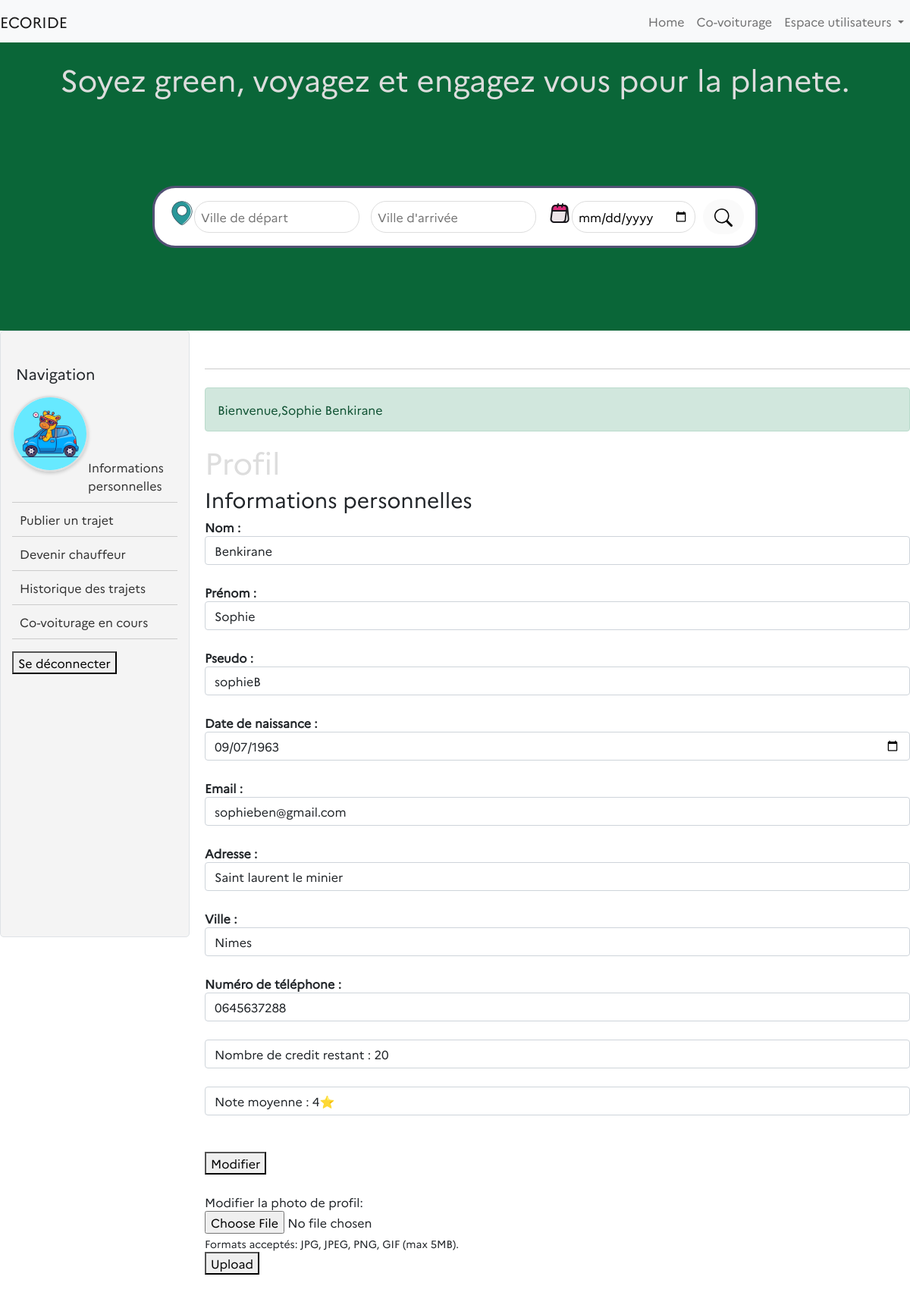
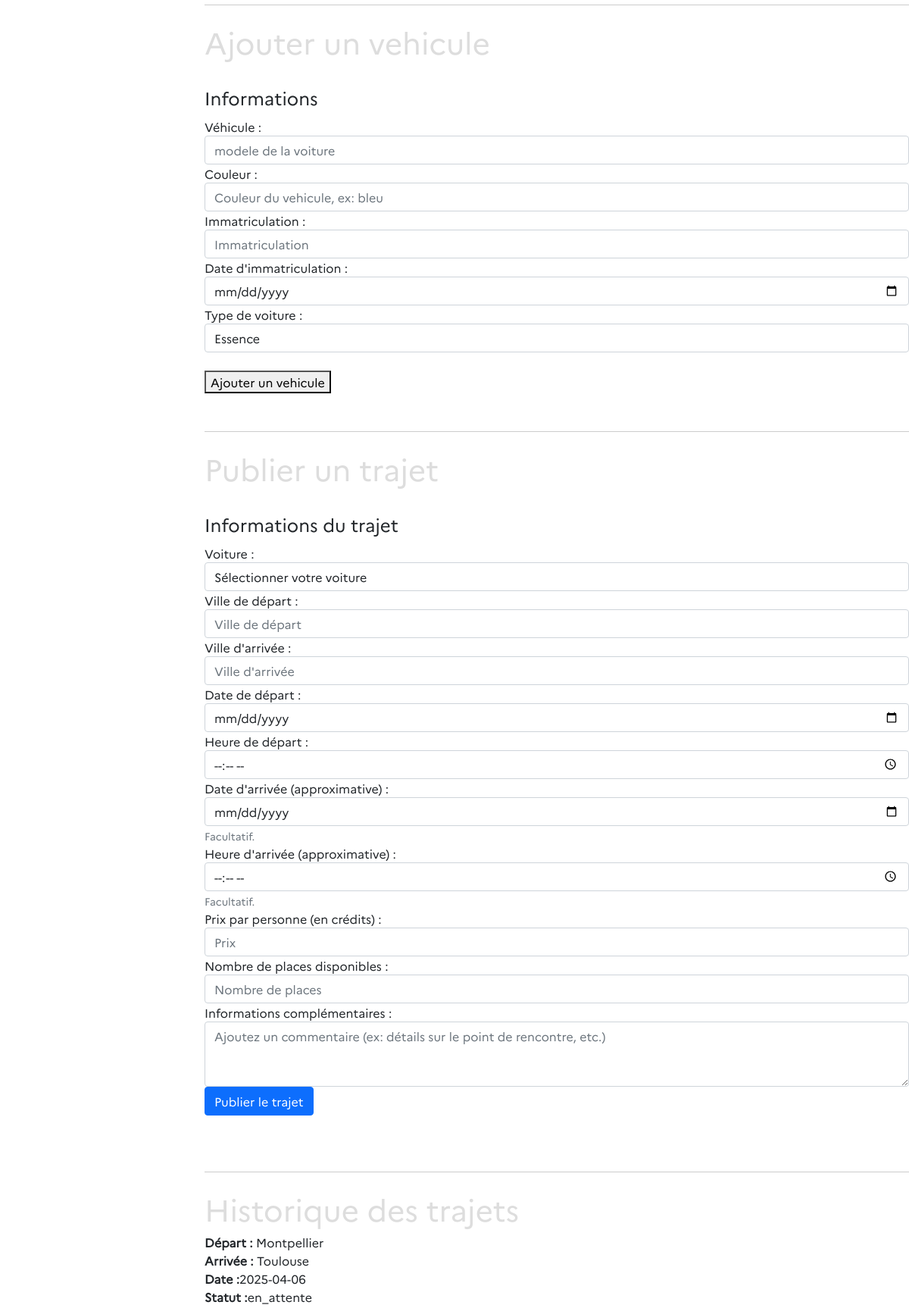
The app's page /pages/account.php (signed in, upper part) with its own data (2 pictures, top to bottom).
### tables this page shows
CREATE TABLE "utilisateurs" (
	"user_id"	INTEGER,
	"nom"	TEXT,
	"prenom"	TEXT,
	"adresse"	TEXT,
	"email"	TEXT UNIQUE,
	"password"	TEXT,
	"telephone"	TEXT,
	"date_naissance"	TEXT,
	"photo"	BLOB,
	"pseudo"	TEXT UNIQUE,
	"credits"	INTEGER DEFAULT 20,
	"ville"	TEXT,
	"average_note"	INTEGER,
	PRIMARY KEY("user_id" AUTOINCREMENT)
);

CREATE TABLE "covoiturages" (
	"covoiturage_id"	INTEGER,
	"date_depart"	TEXT,
	"heure_depart"	TEXT,
	"lieu_depart"	TEXT,
	"date_arrivee"	TEXT,
	"heure_arrivee"	TEXT,
	"prix_personne"	INTEGER,
	"user_id"	INTEGER,
	"created_at"	TEXT,
	"lieu_arrivee"	TEXT,
	"nb_place"	INTEGER,
	"voiture_id"	INTEGER,
	"evaluation"	INTEGER,
	"commentaire"	TEXT,
	"statut"	TEXT DEFAULT 'en_attente',
	"duree_heures_minutes"	TEXT,
	PRIMARY KEY("covoiturage_id" AUTOINCREMENT),
	FOREIGN KEY("user_id") REFERENCES "utilisateurs"("user_id")
);

### pages/account.php (the view, shortened to what this page needs)
<?php
$pdo = new PDO("sqlite:/Users/macosdev/Documents/GitHub/ecoRide-DrissBenkirane/ecorideDatabase.db");
$pdo->setAttribute(PDO::ATTR_ERRMODE, PDO::ERRMODE_EXCEPTION);
$userInfos = [];
$success = null;
if (isset($_SESSION['loggedin']) && $_SESSION['loggedin'] === true && isset($_SESSION['user_id'])) {
    $userId = $_SESSION['user_id'];
    try {
        $stmt = $pdo->prepare("SELECT * FROM utilisateurs WHERE user_id = :id");
        $stmt->bindParam(':id', $userId);
        $stmt->execute();
        $userInfos = $stmt->fetchAll(PDO::FETCH_OBJ);
        $success = "Bienvenue," . $userInfos[0]->prenom . " " . $userInfos[0]->nom;
    } catch (PDOException $e) {
        echo "Erreur de base de données : " . $e->getMessage();
    }
    try {
        $stmt = $pdo->prepare('SELECT * FROM voitures WHERE user_id = :id');
        $stmt->bindParam(':id', $userId);
        $stmt->execute();
        $voitureInfos = $stmt->fetchAll(PDO::FETCH_OBJ);
    } catch (PDOException $e) {
        $error = "vous n'avez pas de voiture enregistrée";
    }
    try {
        $stmt = $pdo->prepare("SELECT *, c.duree_heures_minutes AS duree, v.modele AS voiture_modele,
                v.couleur AS voiture_couleur,
                v.immatriculation AS voiture_immatriculation,
                v.energie AS voiture_energie
            FROM covoiturages c
            INNER JOIN voitures v ON c.voiture_id = v.voiture_id
            WHERE c.user_id = :user_id
            ORDER BY c.created_at DESC");
        $stmt->bindParam(':user_id', $userId);
        $stmt->execute();
        $covoituragesEnCours = $stmt->fetchAll(PDO::FETCH_OBJ);
    } catch (PDOException $e) {
        $error = "Erreur lors de la récupération des covoiturages en cours : " . $e->getMessage();
    }
} else {
    header("Location: http://localhost:4000/pages/login.php");
    exit();
}
require_once '/Users/macosdev/Documents/GitHub/ecoRide-DrissBenkirane/elements/header.php';
?>
<link rel="stylesheet" href="styles/account.css">
<div style="display: flex;">
    <div class="sidebar">
        <p>Navigation</p> </br>
        <div class="menu">
            <?php if (!empty($userInfos)): ?>
                <?php foreach ($userInfos as $userInfo): ?>
                    <img src="<?= $userInfo->photo ?>" alt="Photo de profil" class="photo-utilisateur" width="100"
                        height="100"></br></br></br>
                <?php endforeach; ?>
            <?php endif; ?>
            <ul>
                <li><a href="#section1">Informations personnelles</a></li>
                <li><a href="#section2">Publier un trajet</a></li>
                <li><a href="#section3">Devenir chauffeur</a></li>
                <li><a href="#section4">Historique des trajets</a></li>
                <li><a href="#section5">Co-voiturage en cours</a></li>
            </ul>
        </div>
        <form method="post">
            <button type="submit" name="logout" class="logout-btn">Se déconnecter</button>
        </form>
    </div>
    <div style="flex-grow: 1;">
        <div class="ligne-horizontale"></div></br>
        <?php if (isset($success)) : ?>
            <div class="alert alert-success container" role="alert">
                <?= $success ?></br>
            </div>
        <?php endif; ?>
        <h1>Profil</h1>
        <div class="profil">
            <?php if (!empty($userInfos)): ?>
                <?php foreach ($userInfos as $userInfo): ?>
                    <h3>Informations personnelles</h3>
                    <div class="profil-info" id="">
                        <form action="" method="post">
                            <div class="form-group">
                                <strong>Nom :</strong></br><input class="form-control" type="text" name="nom"
                                    value="<?= htmlspecialchars($userInfo->nom) ?>" required></br>
                                <strong>Prénom :</strong></br><input class="form-control" type="text" name="prenom"
                                    value="<?= htmlspecialchars($userInfo->prenom) ?>" required></br>
                                <strong>Pseudo :</strong></br><input class="form-control" type="text" name="pseudo"
                                    value="<?= htmlspecialchars($userInfo->pseudo) ?>" required></br>
                                <strong>Date de naissance :</strong></br><input class="form-control" type="date"
                                    name="date_naissance" value="<?= htmlspecialchars($userInfo->date_naissance) ?>"
                                    required></br>
                                <strong>Email :</strong></br><input class="form-control" type="email" name="email"
                                    value="<?= htmlspecialchars($userInfo->email) ?>" required></br>
                                <strong>Adresse :</strong></br><input class="form-control" type="text" name="adresse"
                                    value="<?= htmlspecialchars($userInfo->adresse) ?>" required></br>
                                <strong>
                                    Ville :</strong></br><input class="form-control" type="text" name="ville"
                                    value="<?= htmlspecialchars($userInfo->ville) ?>" required></br>
                                <strong>Numéro de téléphone :</strong></br><input class="form-control" type="text"
                                    name="telephone" value="<?= htmlspecialchars($userInfo->telephone) ?>" required></br>
                                <strong class="form-control">Nombre de credit restant :
                                    <?= htmlspecialchars($userInfo->credits) ?></strong></br>
                                <strong class="form-control">Note moyenne :
                                    <?= htmlspecialchars($userInfo->average_note) ?>⭐</strong></br>
                            <?php endforeach; ?>
                        <?php else: ?>
                            <p>Aucune information utilisateur trouvée.</p>
                        <?php endif; ?>
                        <div class=" profil-actions">
                            <button type="submit" name="modifier" class="profil-btn">Modifier</button></br>
                        </div></br>
                        </form>
                        <form action="" method="post" enctype="multipart/form-data">
                            <label for="photo_profil">Modifier la photo de profil:</label></br>
                            <input type="file" id="photo_profil" name="photo_profil" accept="image/*"></br>
                            <small>Formats acceptés: JPG, JPEG, PNG, GIF (max 5MB).</small></br>
                            <button type="submit" name="upload" class="upload-btn">Upload</button></br>
                        </form>
                    </div>
                    <div class="ligne-horizontale"></div></br>
                    <h1>Ajouter un vehicule</h1> </br>
                    <div class="devenir-chauffeur" id="section3">
                        <div class="devenir-chauffeur-details">
                            <form action="" method="post">
                                <legend>Informations</legend>
                                <div class="form-group">
                                    <label for="depart">Véhicule :</label>
                                    <input type="text" class="form-control" name="modele" id="modele"
                                        placeholder="modele de la voiture" required>
                                </div>
                                <div class="form-group">
                                    <label for="couleur">Couleur :</label>
                                    <input type="text" class="form-control" name="couleur" id="couleur_voiture"
                                        placeholder="Couleur du vehicule, ex: bleu" required>
                                </div>
                                <div class="form-group">
                                    <label for="immatriculation">Immatriculation :</label>
                                    <input type="text" class="form-control" name="immatriculation" id="immatriculation_vehicule"
                                        placeholder="Immatriculation" required>
                                </div>
                                <div class="form-group">
                                    <label for="date_immatriculation">Date d'immatriculation :</label>
                                    <input type="date" class="form-control" name="date_premiere_immatriculation"
                                        id="date_premiere_immatriculation" placeholder="Date de la premiere immatriculation"
                                        required>
                                </div>
                                <div class="form-group">
                                    <label for="energie">Type de voiture :</label></br>
                                    <select class="form-control" name="energie" id="energie">
                                        <option value="Essence">Essence</option>
                                    </select></br>
                                </div>
                                <div class="devenir-chauffeur-actions">
                                    <button class="devenir-chauffeur-btn" type="submit" name="ajouter_vehicule">Ajouter un
                                        vehicule</button>
                                </div>
                            </form>
                        </div>
                    </div>
                    <div class="ligne-horizontale"></div></br>
                    <h1>Publier un trajet</h1> </br>
                    <div class="publier-trajet" id="section2">
                        <div class="publier-trajet-details">
                            <form action="" method="post">
                                <legend>Informations du trajet</legend>
                                <div class="form-group">
                                    <label for="voiture_id">Voiture :</label>
                                    <select class="form-control" id="voiture_id" name="voiture_id" required>
                                        <option value="">Sélectionner votre voiture</option>
                                    </select>
                                </div>
                                <div class="form-group">
                                    <label for="depart">Ville de départ :</label>
                                    <input type="text" class="form-control" name="lieu_depart" id="depart"
                                        placeholder="Ville de départ" required>
                                </div>
                                <div class="form-group">
                                    <label for="arrivee">Ville d'arrivée :</label>
                                    <input type="text" class="form-control" name="lieu_arrivee" id="arrivee"
                                        placeholder="Ville d'arrivée" required>
                                </div>
                                <div class="form-group">
                                    <label for="date_depart">Date de départ :</label>
                                    <input type="date" class="form-control" name="date_depart" id="date_depart"
                                        placeholder="Date de départ" required>
                                </div>
                                <div class="form-group">
                                    <label for="heure_depart">Heure de départ :</label>
                                    <input type="time" class="form-control" name="heure_depart" id="heure_depart"
                                        placeholder="Heure de départ" required>
                                </div>
                                <div class="form-group">
                                    <label for="date_arrivee">Date d'arrivée (approximative) :</label>
                                    <input type="date" class="form-control" name="date_arrivee" id="date_arrivee"
                                        placeholder="Date d'arrivée">
                                    <small class="form-text text-muted">Facultatif.</small>
                                </div>
                                <div class="form-group">
                                    <label for="heure_arrivee">Heure d'arrivée (approximative) :</label>
                                    <input type="time" class="form-control" name="heure_arrivee" id="heure_arrivee"
                                        placeholder="Heure d'arrivée">
                                    <small class="form-text text-muted">Facultatif.</small>
                                </div>
                                <div class="form-group">
                                    <label for="prix_personne">Prix par personne (en crédits) :</label>
                                    <input type="number" class="form-control" name="prix_personne" id="prix" placeholder="Prix"
                                        min="0" required>
                                </div>
                                <div class="form-group">
                                    <label for="nb_place">Nombre de places disponibles :</label>
                                    <input type="number" class="form-control" name="nb_place" id="places"
                                        placeholder="Nombre de places" min="1" required>
                                </div>
                                <div class="form-group">
                                    <label for="commentaire">Informations complémentaires :</label>
                                    <textarea class="form-control" name="commentaire" id="commentaire" rows="3"
                                        placeholder="Ajoutez un commentaire (ex: détails sur le point de rencontre, etc.)"></textarea>
                                </div>
                                <div class="publier-trajet-actions">
                                    <button type="submit" class="btn btn-primary publier-trajet-btn" name="publier_trajet"
                                        <?php if (empty($voitureInfos)) echo 'disabled'; ?>>
                                        Publier le trajet
                                    </button>
                                </div>
                            </form>
                        </div>
                    </div></br>
                    <div class="ligne-horizontale"></div></br>
                    <h1 id="section4">Historique des trajets</h1>
                    <?php if (!empty($covoituragesEnCours)) : ?>
                        <?php foreach ($covoituragesEnCours as $covoiturage): ?>
                            <strong>Départ :</strong> <?= htmlspecialchars($covoiturage->lieu_depart) ?>
                            <br>
                            <strong>Arrivée :</strong> <?= htmlspecialchars($covoiturage->lieu_arrivee) ?>
                            <br>
                            <strong>Date :</strong><?= htmlspecialchars($covoiturage->date_depart) ?>
                            <strong>Statut :</strong><?= htmlspecialchars($covoiturage->statut) ?>
                            <br>
                        <?php endforeach; ?>
                    <?php else : ?>
                        <p>Vous n'avez pas de covoiturage en cours.</p>
                    <?php endif; ?>
        </div>
    </div>
</div>
</body>
</html>

### records on screen
utilisateurs: photo (picture), success "Bienvenue,Sophie Benkirane", nom "Benkirane", prenom "Sophie", pseudo "sophieB", date_naissance "09/07/1963", email "sophieben@gmail.com", adresse "Saint laurent le minier", ville "Nimes", telephone "0645637288", credits "20", average_note "4"
covoiturages: lieu_depart "Montpellier", lieu_arrivee "Toulouse", date_depart "2025-04-06", statut "en_attente"
